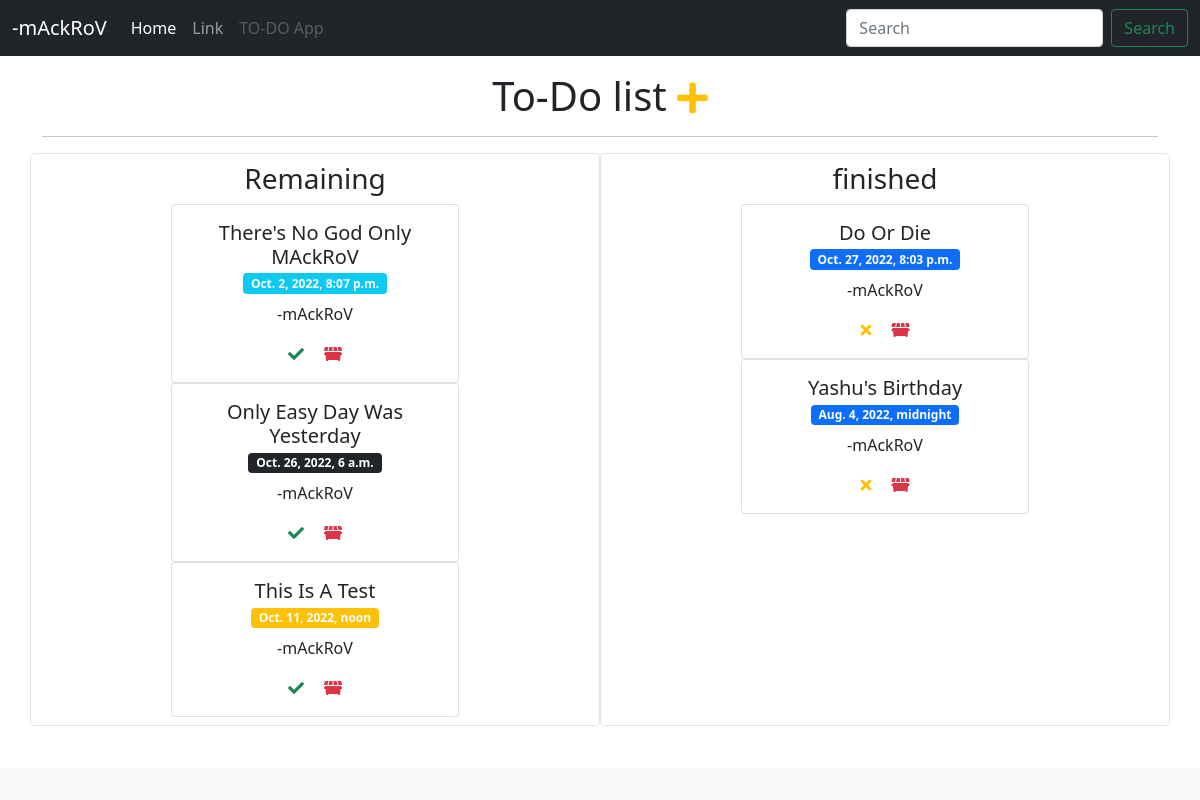
The page / on the database its author committed.
### notes/models.py (models this page shows, shortened)
class Note(models.Model):
    title = models.CharField(max_length=100)
    due_date = models.DateTimeField()
    label = models.CharField(choices=LABEL_CHOICES, max_length=2)
    finished = models.BooleanField(default=False)
    def get_finish_item_url(self):
        return reverse("finish-note-item",kwargs={
            'id':self.id
        })
    def get_recover_item_url(self):
        return reverse("recover-note-item",kwargs={
            'id':self.id
        })
    def get_delete_item_url(self):
        return reverse("delete-note-item",kwargs={
            'id':self.id
        })

### notes/views.py (the view)
# urls.py: path('', note_list_view,name='note-list'),
def note_list_view(request):
    form=NoteModelForm()
    if request.method=="POST":
        form=NoteModelForm(request.POST)
        if form.is_valid():
            form.save()
            return redirect('note-list')
    to_do_list = Note.objects.filter(finished=False)
    finished_list=Note.objects.filter(finished=True)
    context = {
        'to_do_list': to_do_list,
        'finished_list':finished_list,
        'form':form
    }
    return render(request, "note_list.html", context)

### notes/forms.py
class NoteModelForm(forms.ModelForm):
    class Meta:
        model = Note
        fields = ['title', 'due_date', 'label']

### templates/note_list.html (shortened to what this page needs)
{% extends "base.html" %}
{% block content%}
<div class="row">
    <div class="text-center">
        <h1 class="mt-3">To-Do list
            <a  data-bs-toggle="collapse" href="#collapseExample" role="button">
                <i class="fas fa-plus fa-sm text-warning" ></i>
            </a>
        </h1>
        <hr>
    </div>
    <div class="border rounded-3 col p-2 text-center centered-form center-block position-relative ">
        <h3>Remaining</h3>
        {% for note in to_do_list %}
        <div class="card container col-md-10 col-md-offset-1" style="width: 18rem;">
            {% include "note_snippet.html" with note_snippet_var=note type="DELETE" %}
        </div>
        {% endfor %}
    </div>
    <div class="border rounded-3 col p-2 text-center centered-form center-block position-relative ">
        <h3>finished</h3>
        {% for note in finished_list %}
        <div class="card container col-md-10 col-md-offset-1" style="width: 18rem;">
            {% include "note_snippet.html" with note_snippet_var=note type="ADD" %}
        </div>
        {% endfor %}
    </div>
</div>
{% endblock content %}

### templates/base.html (shortened to what this page needs)
<!doctype html>
<html lang="en" class="h-100">
  <head>
    <link rel="stylesheet" href="https://cdnjs.cloudflare.com/ajax/libs/font-awesome/5.15.3/css/all.css">
  </head>
  <body class="d-flex flex-column h-100">
<header>
  <nav class="navbar navbar-expand-md navbar-dark bg-dark">
    <div class="container-fluid">
      <a class="navbar-brand" href="#">-mAckRoV</a>
      <div class="collapse navbar-collapse" id="navbarCollapse">
        <ul class="navbar-nav me-auto mb-2 mb-md-0">
          <li class="nav-item">
            <a class="nav-link active" aria-current="page" href="#">Home</a>
          </li>
          <li class="nav-item">
            <a class="nav-link" href="#">Link</a>
          </li>
          <li class="nav-item">
            <a class="nav-link disabled" href="#" tabindex="-1" aria-disabled="true">TO-DO App</a>
          </li>
        </ul>
        <form class="d-flex">
          <input class="form-control me-2" type="search" placeholder="Search" aria-label="Search">
          <button class="btn btn-outline-success" type="submit">Search</button>
        </form>
      </div>
    </div>
  </nav>
</header>
<main class="flex-shrink-0">
  <div class="container">
    {% block content%}
    {% endblock %}
  </div>
</main>
<footer class="footer mt-auto py-3 bg-light">
</footer>
<link href="https://cdn.jsdelivr.net/npm/bootstrap@5.0.0-beta3/dist/css/bootstrap.min.css" rel="stylesheet">
  </body>
</html>

### templates/note_snippet.html
<div class="card-body">
    <h5 class="card-title text-capitalize">{{note_snippet_var.title}}</h5>
    <h6 class="card-subtitle mb-2 text-muted">
        <span class="badge bg-{{note.get_label_display }}">
            {{note_snippet_var.due_date}}
        </span>
    </h6>
    <p class="card-text">-mAckRoV</p>
        {% if type == "DELETE" %}
            <a href="{{note_snippet_var.get_finish_item_url}}" class="card-link text-success"><i class="fas fa-check"></i></a>
        {% else %}
            <a href="{{note_snippet_var.get_recover_item_url}}" class="card-link text-warning"><i class="fas fa-times"></i></a>
        {% endif %}
    <a href="{{note_snippet_var.get_delete_item_url}}" class="card-link text-danger"><i class="fas fa-dumpster"></i></a>
</div>

### rows shown on the page
Note: title "There's No God Only MAckRoV", due_date "Oct. 2, 2022, 8:07 p.m."
Note: title "Only Easy Day Was Yesterday", due_date "Oct. 26, 2022, 6 a.m."
Note: title "This Is A Test", due_date "Oct. 11, 2022, noon"
Note: title "Do Or Die", due_date "Oct. 27, 2022, 8:03 p.m."
Note: title "Yashu's Birthday", due_date "Aug. 4, 2022, midnight"
